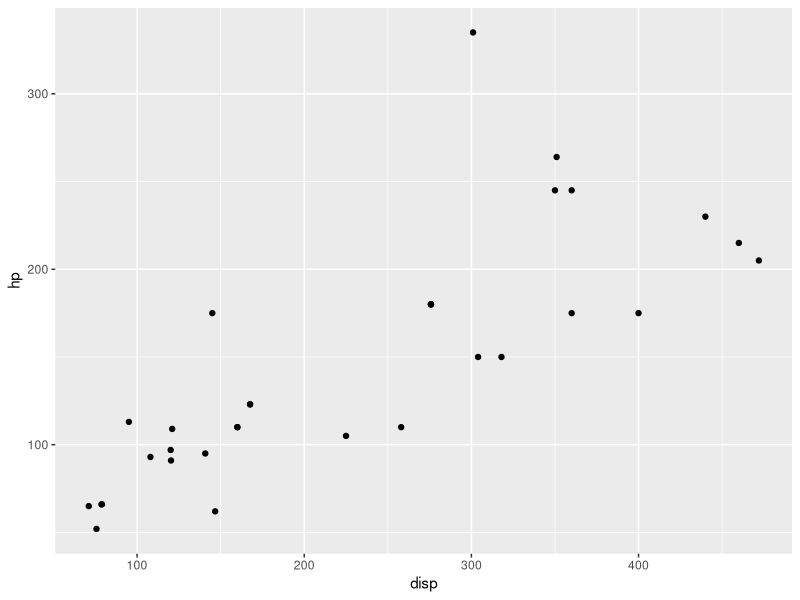
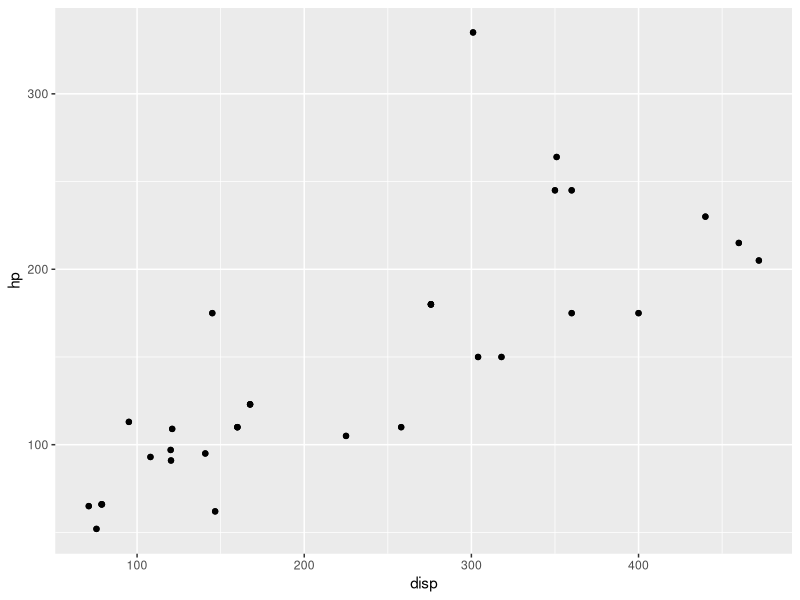
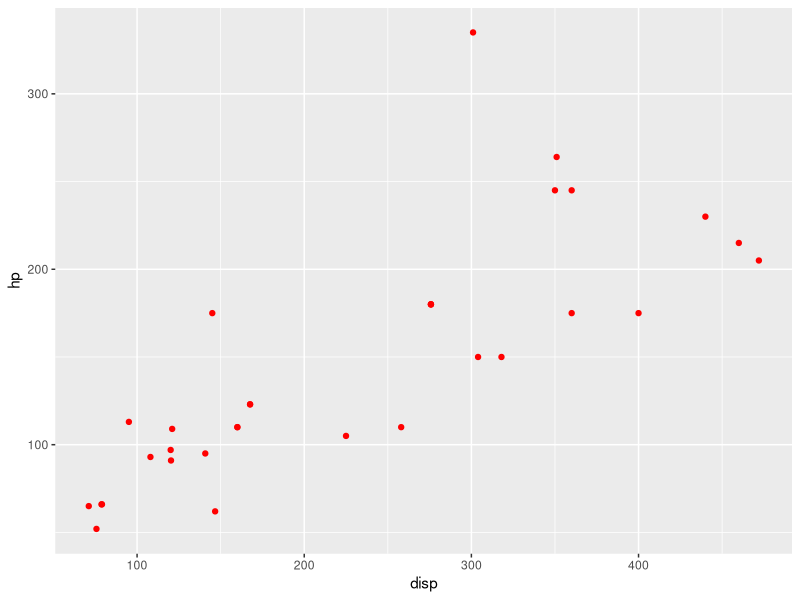
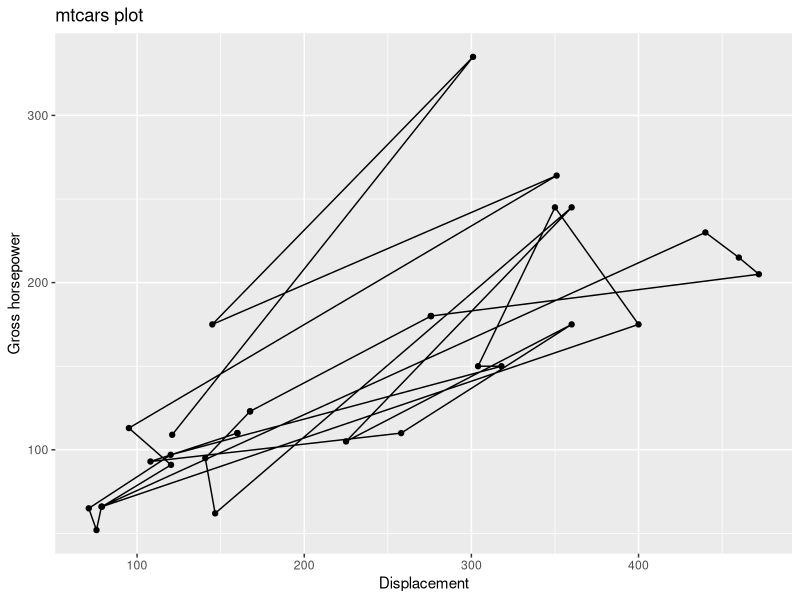
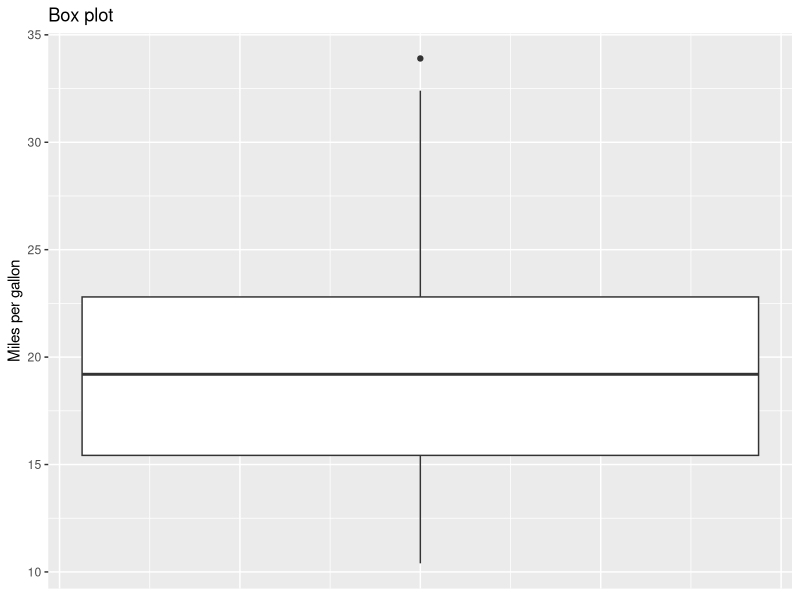
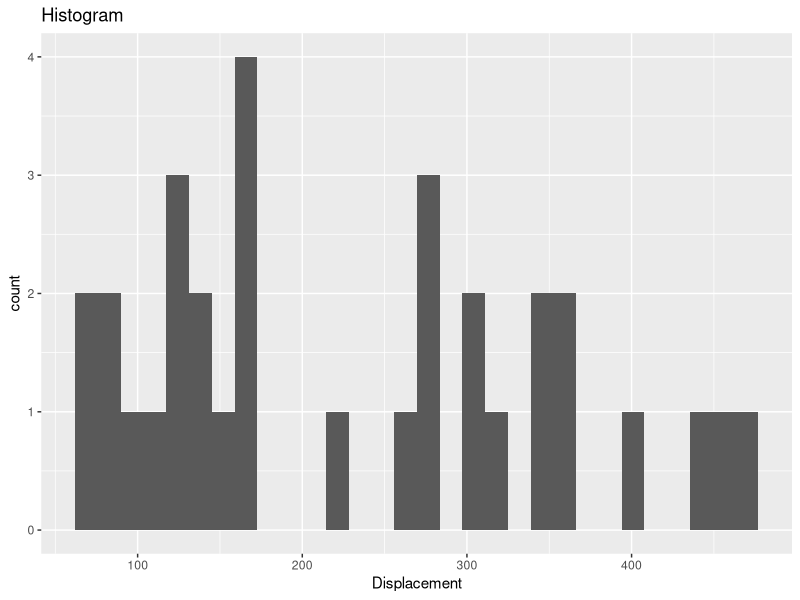
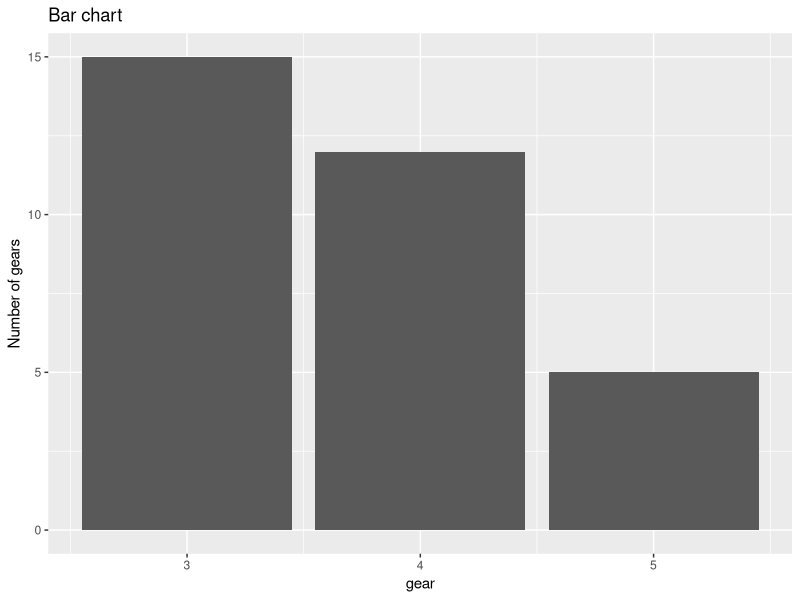

Generate these figures, in order, with R: (Note: this script raises an error after producing the figures.)
#R: A first look course
#Sheet 5: An introduction to the tidyverse
#IT Learning Centre, University of Oxford
#Srinivasa Rao, 2021

#5.1 Packages
# Packages are a way to reuse others' code that is publicly available

# If you're running this on your own computer, the command you need to run is
#install.packages("tidyverse")
# (uncomment it first before running it).  You only need to do this once per computer (unless
# you completely reinstall R or your operating system).

# Load a package
library(tidyverse)

#5.2 Pipes

sum(1:10)
1:10 %>% sum

# You might ask what the point of this is.  The idea is that the pipes clearly show from left to
# right the order of operations, which is convenient when you have long chains of operations.
# For instance, let's reload the iris dataset.

my.iris <- iris
my.iris.num <- my.iris[,-5] #Get rid of the species column

# Then the following are equivalent, but the latter is (I would argue) clearer.

round(mean(apply(my.iris.num, 2, sd)), digits=2)
my.iris.num %>% apply(2, sd) %>% mean %>% round(digits=2)

# especially so when written on separate lines like so
my.iris.num %>% 
  apply(2, sd) %>% 
  mean %>% 
  round(digits=2)

# (We haven't seen the round function yet, but it does what it says on the tin: it rounds things,
# by default to the nearest whole number and using the "digits" parameter to that number of decimal
# places.

# We can store the output of a pipe using the assignment operator, as before.

val <- my.iris.num %>% apply(2, sd) %>% mean %>% round(digits=2)

# If you prefer, you can also type the assignment operator the other way around, and put it at the
# end, like this.

my.iris.num %>% 
  apply(2, sd) %>% 
  mean %>% 
  round(digits=2) -> val

# This preserves the left-to-right ordering more neatly, but for some reason isn't conventional.

# The disadvantage of piping is that it only really works when the thing you want to pass between
# various functions always occurs as the functions' first argument.  The functions in the tidyverse
# are built so that the data frame (or rather, the equivalent to the data frame, as we will
# shortly see) is almost always the first argument.

# One last thing about pipes: if you end a line with a pipe, it's akin to ending a line with
# brackets still open: R will assume your instructions aren't complete.  This lets you break
# piped instructions across multiple lines of code, which is necessary for readability if
# they get really long.


#5.3 ggplot: prettier plots
# The package "ggplot2" is also part of the tidyverse, though it's also common to see this one
# used independently.  The main reason ggplot sees use is that the plots it makes are prettier,
# though in some ways (particularly choosing colours) they're harder to customise.  "gg", by the
# way, stands for "grammar of graphics".

# In ggplot, plots are defined as objects, like vectors and data frames.  This means it's easy
# to build up plots out of different elements, and return to and modify them.  (If you did the
# optional exercise on linear models, remember how you had to make sure that you'd just plotted
# the right graph, before using "abline"?  No more!)

cars_dataset <- read.csv("Data/mtcars.csv")

# The basic function is "ggplot" itself.  Let's initialise a plot object.

plot1 <- ggplot(data = cars_dataset, aes(x=disp, y=hp))

# Here we're telling R that any plots we make on that plot object will use data from "cars_dataset",
# that the x-axis will be "disp" and the y will be "hp".  The "aes" stands for "aesthetics": i.e.
# the visual characteristics of the plot.

plot1 + geom_point()

# Here we've added the points to plot1, and displayed it.  But notice that this hasn't stored
# the resulting plot anywhere: if you enter "plot1" now into the console, it will just display
# some empty axes.  To store it back under the name "plot1" for later use, we would write:

plot1 <- plot1 + geom_point()

# and then you could enter "plot1" into the console to see it.  Alternatively, you could write

(plot1 <- plot1 + geom_point())

# because brackets around an assignment tell R to then print whatever you've just defined.

# Let's set up the empty axes again, so we can try different types of plot.

plot2 <- ggplot(data = cars_dataset, aes(x=disp, y=hp))

# What if we wanted the points to be red, like before?

(plot2 <- plot2 + geom_point(colour="red"))

# Notice we could have made this plot using one long set of instructions:

plot2 <- ggplot(data = cars_dataset, aes(x=disp, y=hp)) +
            geom_point(colour="red") + theme(legend.position = "none")

# Here we've ended a line with a "+", which is much like ending a line with a pipe: R knows to
# expect further instructions on the next line.

# What if we wanted axis labels, and maybe also lines between the points?

(plot3 <- ggplot(data = cars_dataset, aes(x=disp, y=hp)) +
            geom_point() + geom_path() + #Add points, then lines
            labs(x = "Displacement", y= "Gross horsepower", title = "mtcars plot"))

# ggplot actually has a function which automatically joins the points in left-to-right order:
# it's called "geom_line".

# Let's round up the other types of plot.  We'll just provide the sample code here, without
# much commentary.

# EXERCISE 13
# Run the code below to see what it does.  Add any comments you feel are necessary.
(box_plot <- ggplot(data = cars_dataset, aes(y=mpg)) + geom_boxplot() +
              labs(y = "Miles per gallon", title = "Box plot") +
              theme(axis.text.x=element_blank(), axis.ticks.x = element_blank())
                                  #Remove meaningless x-axis
)
(hist <- ggplot(data= cars_dataset, aes(x=disp)) + geom_histogram() +
              labs(x = "Displacement", title = "Histogram") )

(bar_chart <- ggplot(data = cars_dataset, aes(x=gear)) + geom_bar() +
              labs(y = "Number of gears", title = "Bar chart"))
      #Notice we don't have to make a frequency table first any more!

# I've not provided the sample code for making a pie chart because ggplot REALLY doesn't want
# you to make pie charts: you have to make a stacked bar chart first, and then wrap one of the axes
# around into a circle.  I told you statisticians hated pie charts with a passion!

#5.4 Tibbles
# Instead of data frames, the tidyverse uses "tibbles".  The details between them are complex and
# technical; the upshot is that you use a different function to load your data from a CSV file:
# instead of read.csv, we use read_csv.  (There is a convention that tidyverse functions use
# underscores - obtained by pressing Shift+-, the hyphen key to the right of 0 - where base R
# would use dots.)

# Let's try it with our mtcars CSV file.

cars_tib <- read_csv("Data/mtcars.csv")

# Notice that we do actually get printed output this time, which tells us about the columns.
# We can check this worked properly by viewing the top few rows, as before:

head(cars_tib)

# The function has correctly parsed the column headers, and doesn't seem to have incorrectly
# parsed any data-separating commas, so we can go on.

# (Note we could have written the above as

cars_tib <- "Data/mtcars.csv" %>% read_csv
cars_tib %>% head

# if we'd wanted to.)

#5.5 dplyr: manipulating data
# We're now going to go through the commands from sheets 2 and 3, but using the tidyverse.  We'll
# start with the portions concerning manipulating data, where we use the part of the tidyverse
# called dplyr (pronounced "dee-plier").  (The different parts can be loaded as separate packages,
# instead of all together.)

#5.5.1 select
# We can select rows and columns of a tibble by number in the same way as for a data frame.

cars_tib[3,4]
cars_tib[c(1,4,6),]
cars_tib[,-c(1,5)]

# To choose columns by name, we use the select function.

cars_tib %>% select(cyl)
cars_tib %>% select(mpg, disp)

# (These are the same as:

select(cars_tib, cyl)
select(cars_tib, mpg, disp)

# From now on, we will only show the piped method in the cases where that's conventional.)

# There are a few things we can do easily with "select" that we didn't do with base R, because
# they're trickier to achieve in base R.  For instance, we can easily select that we don't want
# a particular column.

cars_no_name <- cars_tib %>% select(!Car) #Remove the car column
head(cars_no_name)

# Here the "!" means "not", like how we used "!=" for "not equal to".

# We can also select columns by properties of the column names:

# EXERCISE 14
# Run the following code.  In a comment after each pair of lines, write what the code does.
cars_starts_d <- cars_tib %>% select(starts_with("d"))
head(cars_starts_d)
#

cars_contains_p <- cars_tib %>% select(contains("p"))
head(cars_contains_p)
#


#5.5.2 filter
# "filter" is the function for selecting rows by their properties.  The syntax for this is a
# little cleaner than the base-R syntax, in some cases!.  We write the code that does the same as
# the filtrations on sheet 2.

# EXERCISE 15
# Check that these do what you'd expect.  (There's no need to write anything!)  Compare with
# the code on Sheet 2.  Which method do you prefer?
cars_tib %>% filter(gear == 4)
cars_tib %>% filter(mpg < 15)
cars_tib %>% filter(carb >= 6)
cars_tib %>% filter(am != 1)
cars_tib %>% filter(str_detect(Car, "^Merc"))
# For "ends with 0", say, you use 'str_detect(Car, "0$")' instead
cars_tib %>% filter(Car >= "T")

#5.5.3 summarise
# We can still run "summary" from base R on tibbles.

cars_tib %>% summary

# What if we wanted the standard deviation of a column, or of several?  We'd use the function
# "summarise" for this.  In the second example, we make sure we remove the column with text first -
# this lets us chain up some pipes.

cars_tib %>% summarise(sd(mpg))
cars_tib %>% select(!Car) %>% summarise(across(everything(),sd)) #(*)

# Compare the second of these to

apply(cars_tib[,-1], 2, sd)

# the non-tidyverse way of doing the same thing.  Sometimes the tidyverse is less tidy!

# (If you prefer the American/Oxford spelling of this word, "summarize" does the same thing!)

# EXERCISE 16
# How would you change the second line marked with (*) above to get the mean of each numeric
# column?




#5.5.4 mutate
# If we want to create new columns as functions of other columns, we use "mutate".  So if we
# wanted the horsepower per cylinder, like before, we'd do:

cars_tib <- cars_tib %>% mutate(hp_per_cyl = hp/cyl)

# (This sort of statement is common in programming, where the same object, in this case "cars_tib",
# appears on both sides of an assignment: it means "take cars_tib, do the appropriate operation on
# it, and then store the result back as 'cars_tib' again, overwriting the previous value".  If we
# don't do the assignment, the new column gets calculated and the result printed, but it doesn't
# get stored anywhere for later use.)

# EXERCISE 17
# Create a column called "gear_plus_carb" that is the sum of the gear and carb columns, like on
# exercise 8.





# EXERCISE 18 (for the bold)
# This is the code from Exercise 12, but rewritten to use tidyverse methods.  I've skipped many
# of the lines, replacing them with a lettered comment saying what they should do.  Can you
# fill in the blanks?

my_iris <- as_tibble(iris) #Loads the dataset "iris"
head(my_iris) #Displays the first few lines of the data
summary(my_iris) #Displays summary statistics for the columns.
# We'll skip the pairs plot entirely: it's a little tricky to do in ggplot

#(a) Make a bar chart of Species
#(b) Find the standard deviations of the numerical columns
#(c) Create new columns called "Sepal.Ratio", which is Sepal.Length/Sepal.Width, and
#    "Petal.Ratio", the equivalent for petals.

long_form <- my_iris %>% pivot_longer(cols = contains("Ratio"), names_to = "type") %>%
  select(Species, type, value)
(box_plot <- ggplot(data = long_form, aes(x=type, y=value)) + geom_boxplot())
#Makes a box plot of the two ratios on one plot

#(d) Make a scatter plot with Sepal.Ratio on the x-axis and Petal.Ratio on the y-axis,
#    with axes labelled

(with_colour <- ggplot(data = my_iris, aes(x=Sepal.Ratio, y=Petal.Ratio)) +
    geom_point(aes(colour = Species)) +
    labs(x="Sepal ratio", y="Petal ratio"))
#Remakes previous plot but with points colour-coded by species

#(e) Create a new tibble with just the virginica irises
#(f) Make a scatter plot of just the virginica ratios, with axes labelled and with the
#    main title "Virginica only"; store it as "pvs_vir".

pvs_vir + geom_smooth(method = 'lm')
#Adds trend line using a linear model (as discussed in optional Section 3.3)




























